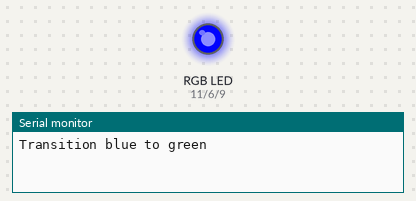
A sketch run on a simulated Arduino Uno, built with avr-gcc and run on an emulated ATmega328P. Parts: an RGB LED mixed from three pins (HIGH = lit), the last lines printed to the serial monitor. Dim RGB values are drawn brighter than linear.

Above: at 0.05 s.
At 0.9 s:
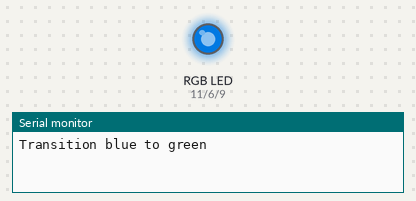
At 1.8 s:
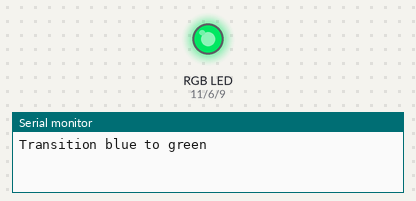
At 3.6 s:
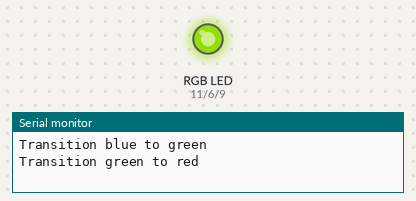
At 5.4 s:
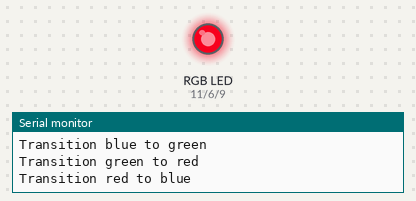
At 7.2 s:
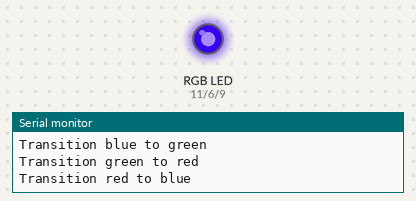
Timing chart, 0 to 10.0 s (numbered marks = the images above):
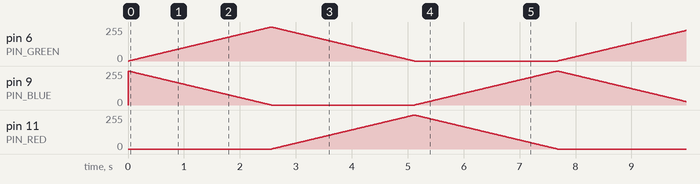

The sketch:

main.ino
```cpp
/**
 * @file    main.ino
 * @author  Filippo Graziani
 * @date    03/03/2024
 * @brief   A sample code for the SMD RGB LED (KY009)
 * Connections:
 * Sensor       -----       Arduino Uno
 * B                        9
 * R                        11
 * G                        6
 * -                        GND
 @attention This LED needs a resistor for each single LED.
 */

#include "Arduino.h"
#include <stdint.h>

class rgb_led
{
    private:
        uint8_t red;
        uint8_t green;
        uint8_t blue;
    public:
        /**
        * @brief   Constructor for the class rgb_led.
        * @par     Description
        * Initialization of the RGB LED pins on the Arduino Uno side.
        * @param[in]   red_pin     The pin where the red led is connected to.
        * @param[in]   green_pin   The pin where the green led is connected to.
        * @param[in]   blue_pin    The pin where the blue led is connected to.
        * @return  Always nothing.
        */
        explicit
        rgb_led (uint8_t red_pin,
                 uint8_t green_pin,
                 uint8_t blue_pin)
        {
            red = red_pin;
            green = green_pin;
            blue = blue_pin;

            pinMode(red, OUTPUT);
            pinMode(green, OUTPUT);
            pinMode(blue, OUTPUT);
        }   /* rgb_led() */

        // Default copy constructor.
        //
        //rgb_led(const rgb_led& other_rgb_led);

        // Default destructor.
        //
        //~rgb_led();

        /**
        * @brief   Write a PWM value on the three leds.
        * @par     Description
        * The given analog values are written on the Arduino Uno pins.
        * @param[in]   red_val     The value for the red led.
        * @param[in]   green_val   The value for the green led.
        * @param[in]   blue_val    The value for the blue led.
        * @return  Nothing.
        */
        void
        write (uint8_t red_val,
               uint8_t green_val,
               uint8_t blue_val)
        {
            analogWrite(red, red_val);
            analogWrite(green, green_val);
            analogWrite(blue, blue_val);
        }   /* write() */
};

#define     PIN_RED     (11)
#define     PIN_GREEN   (6)
#define     PIN_BLUE    (9)

// The class which manages the LED status.
//
static rgb_led my_rgb_led(PIN_RED, PIN_GREEN, PIN_BLUE);

/**
 * @brief   Setup function.
 * @par     Description
 * Setting of the Arduino's pins and the serial port.
 * @return  Nothing.
 */
void
setup ()
{
    Serial.begin(9600);

    while (!Serial)
    {
        /* Do nothing */
    }
}   /* setup() */

/**
 * @brief   Loop function.
 * @par     Description
 * Tests the fading of the colors of the RGB LED.
 * @return  Nothing.
 */
void
loop ()
{
    Serial.println("Transition blue to green");

    // Blue to green.
    //
    for (uint8_t level(0); level < 255; ++level)
    {
        my_rgb_led.write(0, level, 255 - level);
        delay(10);
    }

    Serial.println("Transition green to red");

    // Green to red.
    //
    for (uint8_t level(0); level < 255; ++level)
    {
        my_rgb_led.write(level, 255 - level, 0);
        delay(10);
    }

    Serial.println("Transition red to blue");

    // Red to blue.
    //
    for (uint8_t level(0); level < 255; ++level)
    {
        my_rgb_led.write(255 - level, 0, level);
        delay(10);
    }
}   /* loop() */


/*** End of file ***/
```
